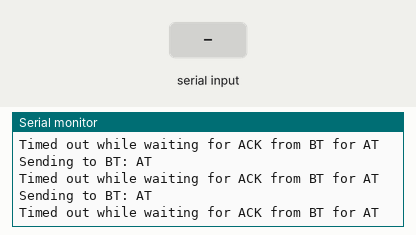
Recording of a sketch running on a simulated Arduino Uno, built with avr-gcc and run on an emulated ATmega328P. Parts: the last lines printed to the serial monitor. The test bench sets the inputs (shaded band). The board resets itself during the run and starts again.

Above: at 13.2 s.
13.3 s: "OK" received over the second serial link
At 14.9 s:
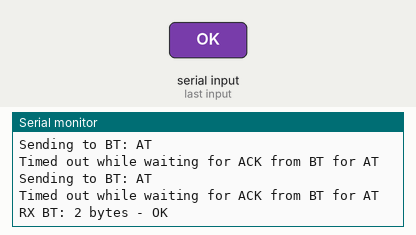
15.8 s: "OK+Set:" received over the second serial link
At 18.0 s:
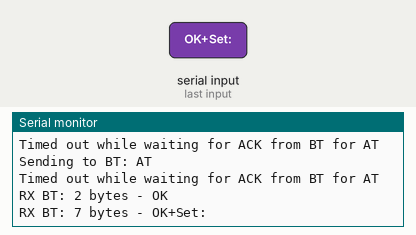
18.3 s: ".state?" received over the second serial link
At 19.8 s:
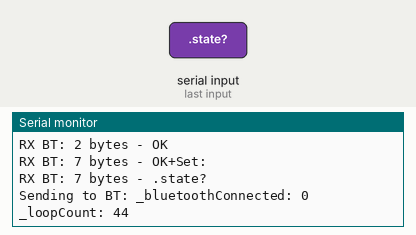
20.8 s: ".reboot" received over the second serial link
At 22.8 s:
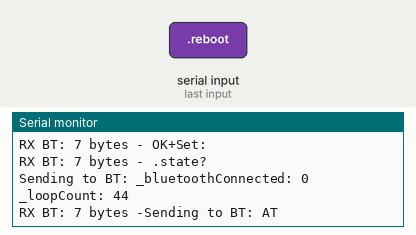
23.3 s: "OK+STARTOK+" received over the second serial link
At 25.6 s:
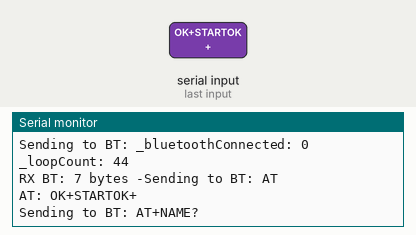

The sketch:

demo-hm10.ino
```cpp
#include <SoftwareSerial.h>
#include <avr/wdt.h>

const uint8_t ARDUINO_RX_FROM_BLUETOOTH = 12; // PIN12 bound to TX Bluetooth module;
const uint8_t ARDUINO_TX_TO_BLUETOOTH = 13; // PIN13 bound to RX Bluetooth module;
SoftwareSerial HM18(ARDUINO_RX_FROM_BLUETOOTH, ARDUINO_TX_TO_BLUETOOTH);

const uint16_t INTERVAL_LOOP = 100;
const uint16_t TICK_STEP = 300;

const String EMPTY_STRING = "";

uint16_t _loopCount = 0;
bool _bluetoothConnected;

void setup()
{
  Serial.begin(9600);
  setupBlueetoth();
}

void loop()
{
    _loopCount++;
    processHM18Commands();
    delay(INTERVAL_LOOP);

    // publish some demo string periodically to bluetooth
    uint16_t x = _loopCount % TICK_STEP;
    if (x == 0)
    {
        sendHm18RawString(String(_loopCount));
    }
}

void setupBlueetoth()
{
  HM18.begin(9600);

  if (sendHm18AtCommand("AT").startsWith("OK"))
  {
    setHm18("AT+NAME", "Arduino");
    // other HM-18 setup here...
  }
}

// Returns true if setting changed, false if already good or if command failed.
bool setHm18(String commandPrefix, String valueSuffix)
{
    String ack = sendHm18AtCommand(commandPrefix + '?');
    if (ack != EMPTY_STRING && ack != "OK+Get:" + valueSuffix)
    {
        return sendHm18AtCommand(commandPrefix + valueSuffix) == "OK+Set:" + valueSuffix;
    }
    return false;
}

void processHM18Commands()
{
  while (HM18.available())
  {
    String received = HM18.readString();
    Serial.println("RX BT: " + String(received.length()) + " bytes - " + received);
    if (!updateStateFromHm18Ack(received))
    {
      String response = processCommandAndGetResponse(received);
      if (response != EMPTY_STRING)
        sendHm18RawString(response);
    }
  }
}

String processCommandAndGetResponse(String command)
{
  if (command == ".state?")
  {
    // TODO: compress response to bit mask
    return "_bluetoothConnected: " + String(_bluetoothConnected) + " _loopCount: " + String(_loopCount);
  }
  else if (command == ".reboot")
  {
    reboot();
  }
  return String();
}

bool updateStateFromBluetoothAckSingle(String ack)
{
  if (ack.startsWith("OK+STARTOK+"))
  {
    // Sometimes, we get "OK+STARTOK+CONN"
    // We trim "OK+START" to correctly update meaningful state.
    ack = ack.substring(8);
  }

  if (ack == "OK+CONN")
  {
    _bluetoothConnected = true;
    return true;
  }
  else if (ack == "OK+LOST")
  {
    _bluetoothConnected = false;
    return true;
  }
  // and other state persistency if meaningful...

  return false;
}

void sendHm18RawString(String data)
{
  Serial.println("Sending to BT: " + data);
  HM18.print(data);
}

// Send command and wait for ACK.
// If multiple ack/lines received, only first one is returned.
// Internal state is updated if multiple known ACKs are parsed.
String sendHm18AtCommand(String command)
{
  uint8_t maxAttemptsCount = getMaxRetriesForHm18Command(command) + 1;
  for (uint8_t i = 0; i < maxAttemptsCount; i++)
  {
    sendHm18RawString(command);
    String ack = waitForAckFromHm18();
    if (ack != EMPTY_STRING)
    {
      // sometimes we get multiple lines: get first line only.
      ack = getFirstHm18Ack(ack);
      if (i+1 != maxAttemptsCount && command.startsWith("AT+") && ack == "OK+WAKE")
        continue; // special: sometimes we unexpectedly wake up module. Repeat command...
      if (i+1 != maxAttemptsCount && command.endsWith("?") && !ack.startsWith("OK+Get:"))
        continue; // special: retry if question not answered
      Serial.println(command + ": " + ack);
      return ack;
    }
    else
    {
      Serial.println("Timed out while waiting for ACK from BT for " + command);
    }
  }
  return String();
}

uint8_t getMaxRetriesForHm18Command(String command)
{
  if (command == "AT" ||
      command.endsWith("?"))
  {
    return (uint8_t)3;
  }
  else
  {
    return (uint8_t)0;
  }
}

String waitForAckFromHm18()
{
  const unsigned int forCount = 300;
  const unsigned long delayInterval = 10;
  for (unsigned int i = 0; i < forCount; i++)
  {
    delay(delayInterval);
    if (HM18.available())
    {
      String ack = HM18.readString();
      updateStateFromHm18Ack(ack);
      return ack;
    }
  }

  return String();
}

String getFirstHm18Ack(String data)
{
  int index = getNextHm18AckDelimiter(data);
  if (index == -1)
    return data;

  return data.substring(0, index);
}

// Return -1 if no delimiter found or next index if found.
int getNextHm18AckDelimiter(String data)
{
  const String delimiter = "\r\n";
  return data.indexOf(delimiter);
}

bool updateStateFromHm18Ack(String data)
{
  // BT module may concatenate its ack with data received from a remote device connected.
  // Data are delimited by a newline.
  // Multiple acks can be received at the same time (for eg: if we connect/disconnect quickly -> OK+CONN, OK+LOST).
  const uint8_t delimiterLength = 2;
  String remainingStr = data;
  bool foundAck = false;
  while (true)
  {
    int index = getNextHm18AckDelimiter(remainingStr);
    if (index == -1)
      return foundAck;

    String s = remainingStr.substring(0, index);
    if (s.startsWith("OK"))
    {
       if (updateStateFromBluetoothAckSingle(s))
        foundAck = true;
    }
    remainingStr = remainingStr.substring(index + delimiterLength);
  }
}

// Soft reset
void reboot() {
  wdt_disable();
  wdt_enable(WDTO_15MS);
  while (1) {}
}
```

Measured:
- after the input at 13.3 s, the serial monitor: prints a new line after 1.0 s (image 1)
- after the input at 15.8 s, the serial monitor: prints a new line after 1.0 s (image 2)
- after the input at 18.3 s, the serial monitor: prints a new line after 1.0 s (image 3)
- after the input at 20.8 s, the serial monitor: prints a new line after 1.1 s (image 4)
- after the input at 23.3 s, the serial monitor: prints a new line after 1.0 s (image 5)
